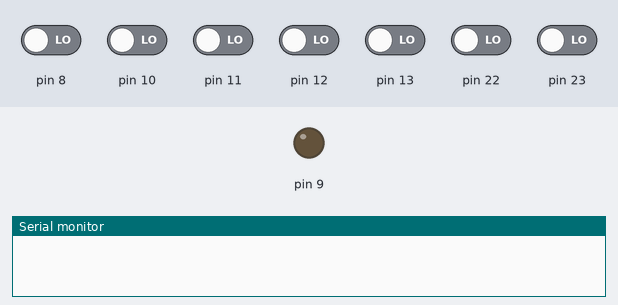
This sketch was run on a simulated Arduino Uno, built with avr-gcc and run on an emulated ATmega328P. Shown: output pins drawn as LEDs (lit = HIGH), the last lines printed to the serial monitor. Inputs (shaded band) come from the test bench; at power-on: pin 8, pin 10–13, pin 22, pin 23 LOW.

Above: at 1.2 s.
1.3 s: pin 8 driven HIGH
At 2.4 s:
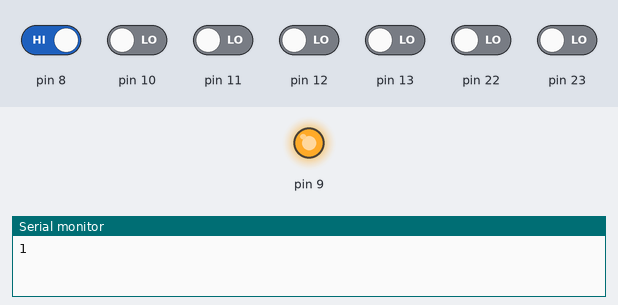
Timing chart, 0 to 10.3 s (numbered marks = the images above; inputs shaded):
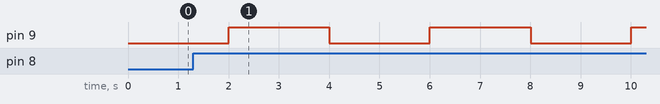

The sketch:

Example_6.ino
```cpp
//////////////////// Pointers ///////////////////////////
unsigned char *Bread = (unsigned char *)0x23;   // assigns *read as pin (input) for B
unsigned char *Bdir = (unsigned char *)0x24;    // assigns *dir as ddr for B
unsigned char *Bwrite = (unsigned char *)0x25;  // assigns *read as port for B

//////////////////// LED ///////////////////////////
bool led_state = 0;  // assign state of led
unsigned long prev_time;

//////////////////// Counter ///////////////////////////
unsigned int count = 0;  // assign count
bool prev = 0;           // assign prev to track if it is previously pressed
bool current = 0;        // assign current to keep track current output of *read
unsigned long press_time;

void setup() {
  Serial.begin(9600);
  *Bdir = 0b0000010;  // lets PB1 as output
}

void loop() {
  counter(); //executes counter function
  led();     //executes led function
}

void counter() {
  current = (((*Bread) & 0b00000001) != 0);  // assign current to check if *read and dpin 8 is pressed
  unsigned long curr_time = millis();

  if (curr_time - press_time >= 20) {
    if (current && !prev) {   // checks if current and prev is not the same
      count = count + 1;      // increases count value
      Serial.println(count);  // prints count value
    }
    prev = current;  // makes prev and current the same value
  }
}

void led() {

  unsigned long curr_time = millis();     //updates current time
  if (((*Bread) & 0b0000010) == 0) {      //checks if *Bread and PB=LOW (checks if LED is off)
    if (curr_time - prev_time > 2000) {   //checks if last time LED was off is more than 2secs
      *Bwrite |= 0b00000010;              //mask the PB1 as high (turns on LED)
      prev_time = curr_time;              //update the prev_time as curr_time
    }
  } else {                                //if LED is on
    if (curr_time - prev_time > 2000) {   //checks last time LED was on is more than 2secs
      *Bwrite &= 0b11111101;              //mask the PB1 as low (turns off LED)
      prev_time = curr_time;              //update the prev_time as curr_time
    }
  }

}
```

Measured:
- by itself, pin 9: alternates HIGH for 2.0 s and LOW for 2.0 s
